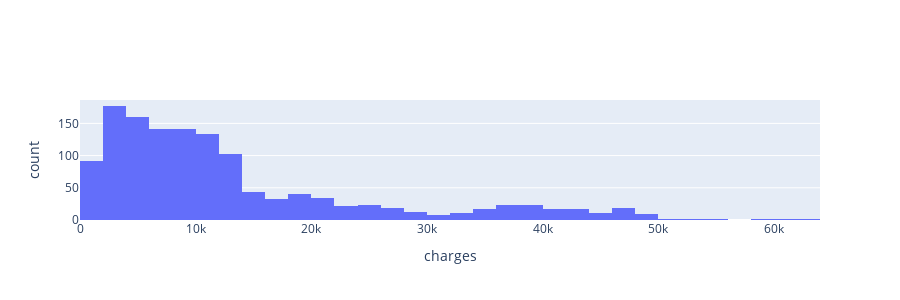

The notebook cell saved with this chart:
### Markdown cell above
Key observations regarding the distribution of individual features:

* `age` - Displays an approximately uniform distribution.
* `sex` - Demonstrates nearly equal volume across each category.
* `bmi` - Exhibits an approximately normal distribution.
* `children` - Shows right skewness, indicating a greater volume in the lower range.
* `smoker` - Evidences significantly higher volume in the no category compared to the yes category.
* `region` - Presents an approximately balanced volume in each category.

### Code cell
plot_histograms(pd.DataFrame(y), height=300)

### Figure 1 — Plotly figure (JSON) as saved in the notebook; plotly's stock layout.template omitted (floating-point values rounded to 4 significant figures; data arrays with more than 128 entries replaced by an {"elided": "..."} marker saying what was removed)
{"data": [{"name": "charges", "type": "histogram", "x": {"elided": "1338 float values"}, "xaxis": "x", "yaxis": "y"}], "layout": {"height": 300, "xaxis": {"anchor": "y", "domain": [0, 1], "title": {"text": "charges"}}, "yaxis": {"anchor": "x", "domain": [0, 1], "title": {"text": "count"}}}}
